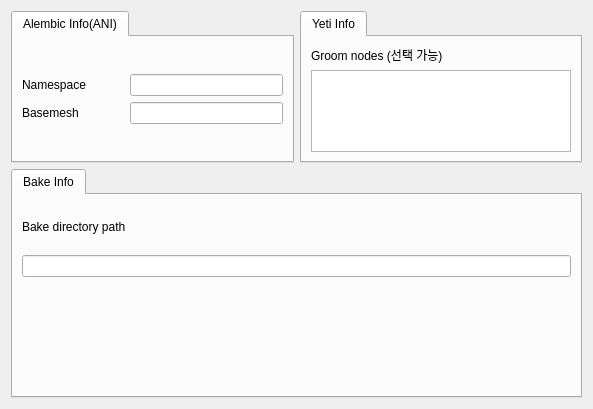
<?xml version="1.0" encoding="UTF-8"?>
<ui version="4.0">
 <class>YFB_info_widget</class>
 <widget class="QWidget" name="YFB_info_widget">
  <property name="geometry">
   <rect>
    <x>0</x>
    <y>0</y>
    <width>593</width>
    <height>409</height>
   </rect>
  </property>
  <property name="windowTitle">
   <string>Form</string>
  </property>
  <layout class="QVBoxLayout" name="verticalLayout_2">
   <item>
    <layout class="QVBoxLayout" name="YFB_info_main_vl" stretch="2,3">
     <item>
      <layout class="QHBoxLayout" name="YFB_data_info_hl">
       <item>
        <widget class="QTabWidget" name="YFB_abc_info_tw">
         <property name="currentIndex">
          <number>0</number>
         </property>
         <widget class="QWidget" name="YFB_abc_info_root">
          <attribute name="title">
           <string>Alembic Info(ANI)</string>
          </attribute>
          <layout class="QVBoxLayout" name="verticalLayout_4">
           <item>
            <layout class="QVBoxLayout" name="YFB_abc_info_root_vl">
             <item>
              <layout class="QHBoxLayout" name="YFB_abc_info_ns_hl" stretch="2,3">
               <item>
                <widget class="QLabel" name="YFB_abc_info_ns_title_lb">
                 <property name="text">
                  <string>Namespace</string>
                 </property>
                </widget>
               </item>
               <item>
                <widget class="QLineEdit" name="YFB_abc_info_ns_contents_le">
                 <property name="readOnly">
                  <bool>true</bool>
                 </property>
                </widget>
               </item>
              </layout>
             </item>
             <item>
              <layout class="QHBoxLayout" name="YFB_abc_info_bmesh_hl" stretch="2,3">
               <item>
                <widget class="QLabel" name="YFB_abc_info_bmesh_title_lb">
                 <property name="text">
                  <string>Basemesh</string>
                 </property>
                </widget>
               </item>
               <item>
                <widget class="QLineEdit" name="YFB_abc_info_bmesh_contents_le">
                 <property name="readOnly">
                  <bool>true</bool>
                 </property>
                </widget>
               </item>
              </layout>
             </item>
            </layout>
           </item>
          </layout>
         </widget>
        </widget>
       </item>
       <item>
        <widget class="QTabWidget" name="YFB_yeti_info_tw">
         <property name="currentIndex">
          <number>0</number>
         </property>
         <widget class="QWidget" name="YFB_yeti_info_root">
          <attribute name="title">
           <string>Yeti Info</string>
          </attribute>
          <layout class="QVBoxLayout" name="verticalLayout_6">
           <item>
            <layout class="QVBoxLayout" name="YFB_yeti_info_vl">
             <item>
              <widget class="QLabel" name="YFB_yeti_info_grms_title_lb">
               <property name="text">
                <string>Groom nodes (선택 가능)</string>
               </property>
              </widget>
             </item>
             <item>
              <widget class="QListView" name="YFB_yeti_info_grms_contents_lv"/>
             </item>
            </layout>
           </item>
          </layout>
         </widget>
        </widget>
       </item>
      </layout>
     </item>
     <item>
      <widget class="QTabWidget" name="YFB_bake_info_tw">
       <property name="currentIndex">
        <number>0</number>
       </property>
       <widget class="QWidget" name="YFB_bake_info_root">
        <attribute name="title">
         <string>Bake Info</string>
        </attribute>
        <layout class="QVBoxLayout" name="verticalLayout_8">
         <item>
          <layout class="QVBoxLayout" name="YFB_bake_info_root_vl" stretch="2,3">
           <item>
            <layout class="QVBoxLayout" name="YFB_bake_info_dir_vl">
             <item>
              <widget class="QLabel" name="YFB_bake_info_dir_title_lb">
               <property name="text">
                <string>Bake directory path</string>
               </property>
              </widget>
             </item>
             <item>
              <widget class="QLineEdit" name="YFB_bake_info_dir_contents_le">
               <property name="readOnly">
                <bool>true</bool>
               </property>
              </widget>
             </item>
            </layout>
           </item>
           <item>
            <spacer name="verticalSpacer">
             <property name="orientation">
              <enum>Qt::Vertical</enum>
             </property>
             <property name="sizeHint" stdset="0">
              <size>
               <width>20</width>
               <height>40</height>
              </size>
             </property>
            </spacer>
           </item>
          </layout>
         </item>
        </layout>
       </widget>
      </widget>
     </item>
    </layout>
   </item>
  </layout>
 </widget>
 <resources/>
 <connections/>
</ui>
